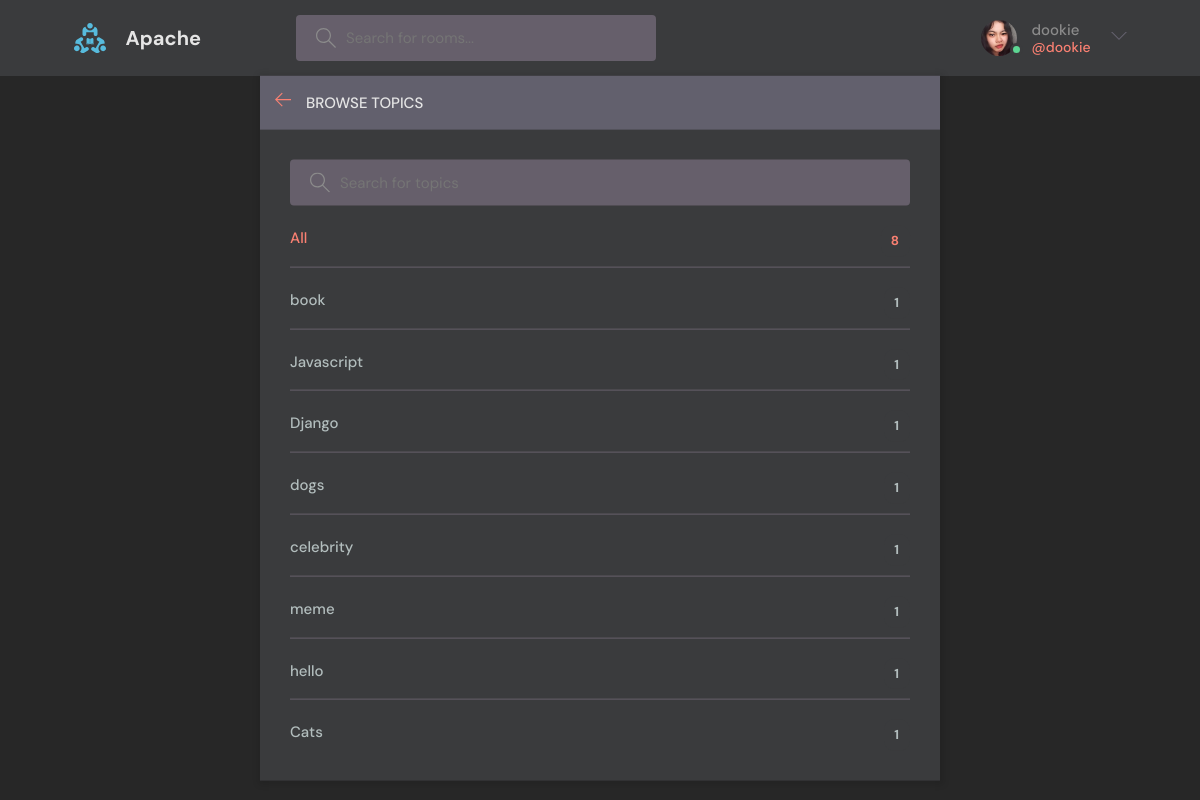
Page /topics/ (signed in) on the committed database.
### main/models.py (models this page shows, shortened)
class User(AbstractUser):
    name = models.CharField(max_length=200, null=True)
    email = models.EmailField(unique= True, null=True)
    bio = models.TextField(null=True)
    avatar = models.ImageField(null=True, default='avatar.svg')
    USERNAME_FIELD = 'email'
    REQUIRED_FIELDS = []

class Topic(models.Model):
    name = models.CharField(max_length=200)

### main/views.py (the view)
# urls.py: path("topics/", views.topicsPage, name="topics"),
def topicsPage(request):
    q = request.GET.get("q") if request.GET.get("q") != None else ""
    topics = Topic.objects.filter(name__icontains=q)
    return render(request, "base/topics.html", {"topics": topics})

### main/templates/base/topics.html (shortened to what this page needs)
{% extends 'main.html' %} {% block content %}
<main class="create-room layout">
  <div class="container">
    <div class="layout__box">
      <div class="layout__boxHeader">
        <div class="layout__boxTitle">
          <a href="{% url 'home' %}">
            <svg version="1.1" xmlns="http://www.w3.org/2000/svg" width="32" height="32" viewBox="0 0 32 32">
              <title>arrow-left</title>
              <path
                d="M13.723 2.286l-13.723 13.714 13.719 13.714 1.616-1.611-10.96-10.96h27.625v-2.286h-27.625l10.965-10.965-1.616-1.607z"
              ></path>
            </svg>
          </a>
          <h3>Browse Topics</h3>
        </div>
      </div>
      <div class="topics-page layout__body">
        <form action="" method="GET" class="header__search">
          <label>
            <input name="q" placeholder="Search for topics" />
          </label>
        </form>
        <ul class="topics__list">
          <li>
            <a href="{% url 'topics' %}" class="active">All <span>{{topics.count}}</span></a>
          </li>
          {% for topic in topics %}
          <li>
            <a href="{% url 'home' %}?q={{topic.name}}">{{topic.name}} <span>{{topic.room_set.all.count}}</span></a>
          </li>
          {% endfor %}
        </ul>
      </div>
    </div>
  </div>
</main>
{% endblock %}

### templates/navbar.html (shortened to what this page needs)
{% load static %}
<header class="header header--loggedIn">
  <div class="container">
    <a href="{% url 'home' %}" class="header__logo">
      <img src="{% static 'images/logo.svg' %}" />
      <h1>Apache</h1>
    </a>
    <form class="header__search" action="{% url 'home' %}" method="GET">
      <label>
        <input name="q" placeholder="Search for rooms..." />
      </label>
    </form>
    <nav class="header__menu">
      {% if request.user.is_authenticated %}
      <div class="header__user">
        <a href="{% url 'user-profile' request.user.id %}">
          <div class="avatar avatar--medium active">
            <img src="{{request.user.avatar.url}}" />
          </div>
          <p>
            {{request.user.username}} <span>@{{request.user.username}}</span>
          </p>
        </a>
        <button class="dropdown-button">
          <svg
            version="1.1"
            xmlns="http://www.w3.org/2000/svg"
            width="32"
            height="32"
            viewBox="0 0 32 32"
          >
            <title>chevron-down</title>
            <path d="M16 21l-13-13h-3l16 16 16-16h-3l-13 13z"></path>
          </svg>
        </button>
      </div>
      {% else %}
      <div class="header__menu">
        <a href="{% url 'login' %}">Login</a>
        <a href="{% url 'register' %}">Register</a>
      </div>
      {% endif %}
    </nav>
  </div>
</header>

### static/styles/main.css (style rules this page uses)
:root { --color-primary: salmon; --color-primary-light: #fbf6e1; --color-dark: #3a3b3d; --color-dark-medium: #665f6b; --color-dark-light: #62606d; --color-light: #e5e5e5; --color-gray: #8b8b8b; --color-light-gray: #b2bdbd; --color-bg: #272727; --color-success: #5dd693; --color-error: #fc4b0b; }
* { font-family: 'DM Sans', -apple-system, BlinkMacSystemFont, 'Segoe UI', Roboto, Oxygen, Ubuntu, Cantarell, 'Open Sans', 'Helvetica Neue', sans-serif; margin: 0; padding: 0; box-sizing: border-box; text-rendering: optimizeLegibility; font-size: inherit; }
html { font-size: 56.25%; }
@media only screen and (min-width: 1200px) { html { font-size: 62.5%; } }
body { line-height: 1.6; font-weight: 400; font-size: 1.5rem; color: var(--color-light-gray); background-color: var(--color-bg); min-height: 100vh; }
img { width: 100%; }
a { display: inline-block; color: var(--color-primary); text-decoration: none; }
.container { max-width: 120rem; width: 90%; margin: auto; }
.avatar { position: relative; display: inline-block; border-radius: 50%; }
.avatar img { display: block; border-radius: 50%; object-fit: cover; object-position: center; }
.avatar::after { content: ''; display: block; position: absolute; background-color: var(--color-gray); z-index: 111; border-radius: 50%; border: 0.3rem solid var(--color-dark); }
.avatar.active::after { background-color: var(--color-success); }
.avatar.avatar--medium img { width: 3.6rem; height: 3.6rem; border-radius: 50%; }
.avatar.avatar--medium:after { width: 0.7rem; height: 0.7rem; bottom: 0px; right: -6px; }
.header { padding: 1.5rem; background-color: var(--color-dark); }
.header > .container { display: flex; gap: 9.5rem; }
.header__logo, .header__user { display: flex; gap: 2rem; align-items: center; }
.header__logo > img { height: 3.2rem; width: 3.2rem; }
.header__logo > h1 { font-weight: 700; font-size: 2rem; color: var(--color-light); }
.header__search > label { background-color: var(--color-dark-medium); padding: 1.3rem 1rem; display: flex; align-items: center; gap: 1rem; border-radius: 4px; }
.header__search svg { fill: var(--color-gray); width: 2rem; height: 2rem; margin-left: 1rem; }
.header__search input { width: 30rem; background: transparent; border: none; outline: none; color: var(--color-light); }
.header__menu { display: flex; margin-left: auto; position: relative; }
.header__menu a { display: flex; gap: 1.5rem; align-items: center; font-weight: 500; text-decoration: none; color: var(--color-gray); margin-left: 2rem; }
.header__menu img { height: 3.6rem; }
.header__menu p { line-height: 1.2; }
.header__menu span { color: var(--color-primary); font-weight: 500; font-size: 1.4rem; display: block; }
.header__menu svg { width: 1.6rem; height: 1.6rem; fill: var(--color-dark-light); }
.dropdown-button { background: transparent; border: 0; outline: 0; cursor: pointer; }
.layout { margin-top: 2.4rem; }
.layout > .container { display: flex; justify-content: space-between; align-items: flex-start; }
.layout__box { width: 90%; max-width: 48rem; min-height: 40rem; position: absolute; top: 50%; left: 50%; transform: translate(-50%, -46%); background-color: var(--color-dark); box-shadow: 1px 1px 6px 3px rgba(0, 0, 0, 0.1); overflow: hidden; }
.layout__boxHeader { display: flex; padding: 1.5rem; background-color: var(--color-dark-light); }
.layout__boxTitle { display: flex; gap: 1.5rem; align-items: center; }
.layout__boxTitle h3 { text-transform: uppercase; font-weight: 500; color: var(--color-light); }
.layout__boxTitle svg { width: 1.6rem; height: 1.6rem; fill: var(--color-primary); }
.layout__body { margin: 3rem; }
.topics__list { list-style: none; }
.topics__list li a { display: flex; justify-content: space-between; margin-bottom: 3rem; font-weight: 500; color: var(--color-light-gray); transition: all 0.3s ease-in-out; }
.topics__list li a.active, .topics__list li a:hover { color: var(--color-primary); }
.topics__list li a span { padding: 0.5rem 1rem; background-color: var(--color-dark); border-radius: 1rem; font-size: 1.3rem; font-weight: 700; letter-spacing: 1px; }
.topics-page .topics__list li:not(:last-child) a { margin: 2rem 0; padding-bottom: 1rem; text-decoration: none; border-bottom: 1px solid var(--color-dark-medium); }
.topics-page .header__search { display: block; }
.create-room.layout .layout__box { max-width: 68rem; }

### rows in the picture
User: user.avatar (picture), user.username "dookie"
Topic: name "book", room_set.all.count "1"
Topic: name "Javascript", room_set.all.count "1"
Topic: name "Django", room_set.all.count "1"
Topic: name "dogs", room_set.all.count "1"
Topic: name "celebrity", room_set.all.count "1"
Topic: name "meme", room_set.all.count "1"
Topic: name "hello", room_set.all.count "1"
Topic: name "Cats", room_set.all.count "1"

### other values in the picture
{{ topics.count }} "8"
